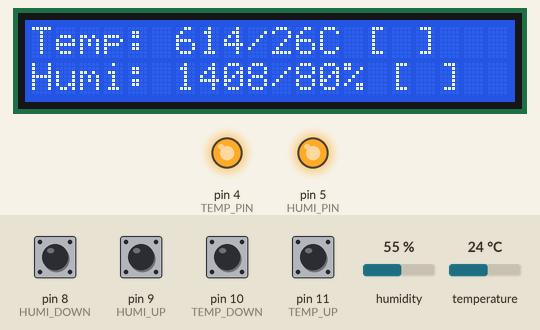
A sketch run on a simulated Arduino Uno, built with avr-gcc and run on an emulated ATmega328P. On the bench: 20×2 character LCD, output pins drawn as LEDs (lit = HIGH). Wiring (inferred from the names in the program): DHT11 sensor: data pin 2. The inputs (shaded band) are chosen by the test bench; at power-on: pin 8 (HUMI_DOWN), pin 9 (HUMI_UP), pin 10 (TEMP_DOWN), pin 11 (TEMP_UP) HIGH, temperature 24 °C, humidity 55 %. What the sketch prints to the serial monitor is not drawn.

Above: at 2.2 s.
2.3 s: temperature set to 2.2 °C
At 4.6 s:
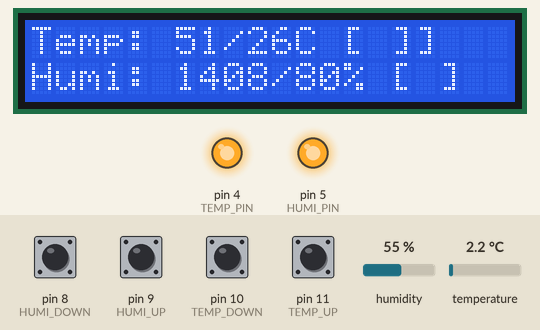
5.2 s: temperature set to 1.7 °C
At 11.3 s:
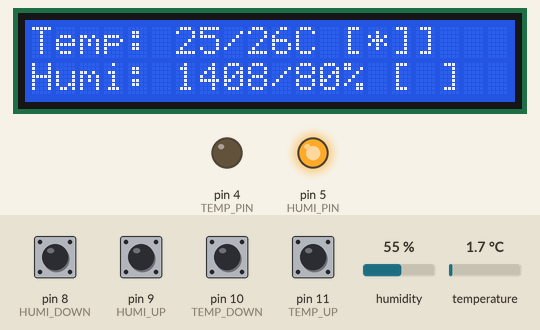
11.4 s: humidity set to 42 %
At 12.8 s:
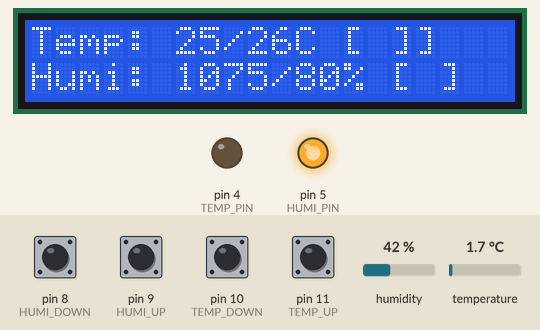
14.6 s: humidity set to 38 %
At 17.7 s:
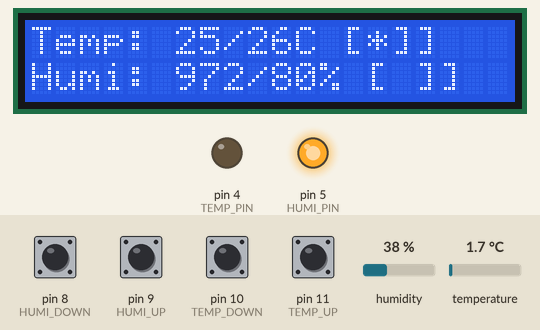
20.8 s: temperature set to 1.1 °C
23.8 s: temperature set to 0.8 °C
At 25.5 s:
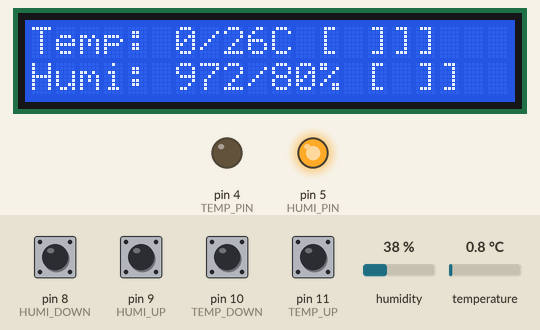
Timing chart, 0 to 27.0 s (numbered marks = the images above; inputs shaded):
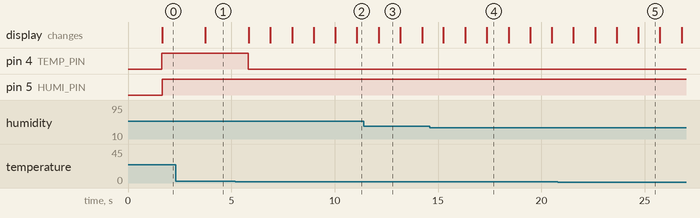

Measured:
- the behaviour switches between 2 and 1.9 °C on temperature (found by bisection; images 1 and 2)
- the behaviour switches between 40 and 39 % on humidity (found by bisection; images 3 and 4)
- the behaviour switches between 1 and 0.9 °C on temperature (found by bisection; images 4 and 5)
- after the input at 2.3 s, the display: changes after 1.4 s (image 1)
- after the input at 5.2 s, pin 4 (TEMP_PIN): HIGH → LOW after 0.63 s; the display: first changes after 0.65 s (image 2 shows a later state)
- after the input at 11.4 s, the display: changes after 0.73 s (image 3)
- after the input at 14.6 s, the display: first differs from a run without the input after 1.7 s (image 4 shows a later state)
- after the input at 23.8 s, the display: changes after 0.90 s (image 5)

The sketch:

TempHumController.ino
```cpp
//YWROBOT
//Compatible with the Arduino IDE 1.0
//Library version:1.1
#include <Wire.h>
#include <LiquidCrystal_I2C.h>

#include "DHT.h"

#define DHTPIN 2        // SDA 핀의 설정
#define DHTTYPE DHT22   // DHT22 (AM2302) 센서종류 설정

#define TEMP_PIN 4  // 온도 히터
#define HUMI_PIN 5  // 가습기 히터

#define TEMP_UP 11 // 온도설정 UP
#define TEMP_DOWN 10 // 온도설정 DOWN
#define HUMI_UP 9 // 습도설정 UP
#define HUMI_DOWN 8 // 습도설정 DOWN

#define TEMP_MAX 50 // 온도 최대치
#define TEMP_MIN 20 // 온도 최저치
#define HUMI_MAX 90 // 습도 최대치
#define HUMI_MIN 40 // 습도 최저치

#define TEMP_CONST_MAX 5 // 습도 조정갑 최대치
#define HUMI_CONST_MAX 5 // 온도 조정값 최대치


LiquidCrystal_I2C lcd(0x27,20,2);  // set the LCD address to 0x27 for a 16 chars and 2 line display

DHT dht(DHTPIN, DHTTYPE);

void setup()
{
  lcd.init();                      // initialize the lcd
  //lcd.init();
  // Print a message to the LCD.
  lcd.backlight();
  lcd.setCursor(0,0);
  lcd.print("Temp & Humid CTL");
  lcd.setCursor(0,1);
  lcd.print("by winchild");

  delay (1000);

  // 히터 릴레이 초기화
  pinMode (TEMP_PIN, OUTPUT);
  pinMode (HUMI_PIN, OUTPUT);

  // 온도 및 습도설정용 스위치, 아두이노 풀업저항 사용
  pinMode(TEMP_UP,INPUT_PULLUP);
  pinMode(TEMP_DOWN,INPUT_PULLUP);
  pinMode(HUMI_UP,INPUT_PULLUP);
  pinMode(HUMI_DOWN,INPUT_PULLUP);


  Serial.begin(115200);
  Serial.println("Temperature Humidity Controller start!!!");

  dht.begin();
}

int dh = 80; // target humidity
int dt = 26; // target temperature

int setting = 0; //1;
int toggle = 0;
//int humi_opr = 0; //1;
//int temp_opr = 1; //0;

int t_const = 0;  // 온도 보정수치 - 가열식이므로 잠열에 의한 온도 상승 보정치
int h_const = 5;  // 가습 보정수치 - 가열식이므로 잠열에 의한 온도 상승 보정치

void loop() {

  int temp_up, temp_down;
  int humi_up, humi_down;

  Serial.print("Setting: "); Serial.println(setting);

  // 센서의 온도와 습도를 읽어온다.
  int h = dht.readHumidity();
  int t = dht.readTemperature();

  Serial.print("Temperature:"); Serial.print(t); Serial.print("% Target: "); Serial.print(dt);
  Serial.print("% Adjust: "); Serial.println(t_const);
  Serial.print("Humidity:"); Serial.print(h); Serial.print("% Target: "); Serial.print(dh);
  Serial.print("% Adjust: "); Serial.println(h_const);

  if (isnan(t) || isnan(h)) {
    //값 읽기 실패시 시리얼 모니터 출력
    Serial.println("Failed to read from DHT");
    lcd.setCursor (0,0); lcd.print("Value Get Error");
  } else {

    // 온도 표시 LCD 출력
    lcd.setCursor (0,0); lcd.print("Temp: ");lcd.print(t);lcd.print("/");
    if (setting) {
        lcd.print(t_const);
        lcd.print (" ");
    }
    else lcd.print(dt);
    lcd.print ("C [");
    if ((t+t_const) < dt) {
      digitalWrite (TEMP_PIN, LOW); // ON
      if (toggle) lcd.print("*");
      else lcd.print (" ");
    }
    else {
      digitalWrite (TEMP_PIN, HIGH); // OFF
      lcd.print(" ");
    }
    lcd.print ("]");

    // 습도 표시 LCD 출력
    lcd.setCursor (0,1); lcd.print("Humi: ");lcd.print(h);lcd.print("/");
    if (setting) {
        lcd.print(h_const);
        lcd.print(" ");
    }
    else lcd.print(dh);
    lcd.print ("% [");
    if ((h+h_const) < dh) {
      digitalWrite (HUMI_PIN, LOW);  // ON
      if (toggle) lcd.print("*");
      else lcd.print(" ");
    }
    else {
      digitalWrite (HUMI_PIN, HIGH);  // OFF
      lcd.print(" ");
    }
    lcd.print ("]");

  }


  // 깜박임을 표시하기 위한 토글 플래그
  if (toggle) toggle = 0;
  else toggle = 1;

  humi_up = digitalRead (HUMI_UP);
  humi_down = digitalRead (HUMI_DOWN);
  Serial.print("HUMI UP:"); Serial.print(humi_up); Serial.print(" DOWN: "); Serial.println(humi_down);

  temp_up = digitalRead (TEMP_UP);
  temp_down = digitalRead (TEMP_DOWN);
  Serial.print("TEMP UP:"); Serial.print(temp_up); Serial.print(" DOWN: "); Serial.println(temp_down);

  if (temp_up == LOW && humi_up == LOW) {
    if (setting) setting = 0;
    else setting = 1;
  }
  else
  {
    if (setting)
    {
      if (temp_up == LOW && t_const < TEMP_CONST_MAX) t_const++;
      if (temp_down == LOW && t_const > 0) t_const--;
      if (humi_up == LOW && h_const < HUMI_CONST_MAX) h_const++;
      if (humi_down == LOW && h_const > 0) h_const--;
    }
    else
    {
      if (temp_up == LOW && dt < TEMP_MAX) dt++;
      if (temp_down == LOW && dt > TEMP_MIN) dt--;
      if (humi_up == LOW && dh < HUMI_MAX) dh++;
      if (humi_down == LOW && dh > HUMI_MIN) dh--;
    }


  }

  delay(500);
}
```

DHT.cpp
```cpp
// (licence header left out)
#include "DHT.h"

DHT::DHT(uint8_t pin, uint8_t type, uint8_t count) {
  _pin = pin;
  _type = type;
  _count = count;
  firstreading = true;
}

void DHT::begin(void) {
  // set up the pins!
  pinMode(_pin, INPUT);
  digitalWrite(_pin, HIGH);
  _lastreadtime = 0;
}

//boolean S == Scale.  True == Farenheit; False == Celcius
float DHT::readTemperature(bool S) {
  float f;

  if (read()) {
    switch (_type) {
    case DHT11:
      f = data[2];
      if(S)
      	f = convertCtoF(f);

      return f;
    case DHT22:
    case DHT21:
      f = data[2] & 0x7F;
      f *= 256;
      f += data[3];
      f /= 10;
      if (data[2] & 0x80)
	f *= -1;
      if(S)
	f = convertCtoF(f);

      return f;
    }
  }
  Serial.print("Read fail");
  return NAN;
}

float DHT::convertCtoF(float c) {
	return c * 9 / 5 + 32;
}

float DHT::readHumidity(void) {
  float f;
  if (read()) {
    switch (_type) {
    case DHT11:
      f = data[0];
      return f;
    case DHT22:
    case DHT21:
      f = data[0];
      f *= 256;
      f += data[1];
      f /= 10;
      return f;
    }
  }
  Serial.print("Read fail");
  return NAN;
}


boolean DHT::read(void) {
  uint8_t laststate = HIGH;
  uint8_t counter = 0;
  uint8_t j = 0, i;
  unsigned long currenttime;

  // pull the pin high and wait 250 milliseconds
  digitalWrite(_pin, HIGH);
  delay(250);

  currenttime = millis();
  if (currenttime < _lastreadtime) {
    // ie there was a rollover
    _lastreadtime = 0;
  }
  if (!firstreading && ((currenttime - _lastreadtime) < 2000)) {
    return true; // return last correct measurement
    //delay(2000 - (currenttime - _lastreadtime));
  }
  firstreading = false;
  /*
    Serial.print("Currtime: "); Serial.print(currenttime);
    Serial.print(" Lasttime: "); Serial.print(_lastreadtime);
  */
  _lastreadtime = millis();

  data[0] = data[1] = data[2] = data[3] = data[4] = 0;

  // now pull it low for ~20 milliseconds
  pinMode(_pin, OUTPUT);
  digitalWrite(_pin, LOW);
  delay(20);
  cli();
  digitalWrite(_pin, HIGH);
  delayMicroseconds(40);
  pinMode(_pin, INPUT);

  // read in timings
  for ( i=0; i< MAXTIMINGS; i++) {
    counter = 0;
    while (digitalRead(_pin) == laststate) {
      counter++;
      delayMicroseconds(1);
      if (counter == 255) {
        break;
      }
    }
    laststate = digitalRead(_pin);

    if (counter == 255) break;

    // ignore first 3 transitions
    if ((i >= 4) && (i%2 == 0)) {
      // shove each bit into the storage bytes
      data[j/8] <<= 1;
      if (counter > _count)
        data[j/8] |= 1;
      j++;
    }

  }

  sei();

  /*
  Serial.println(j, DEC);
  Serial.print(data[0], HEX); Serial.print(", ");
  Serial.print(data[1], HEX); Serial.print(", ");
  Serial.print(data[2], HEX); Serial.print(", ");
  Serial.print(data[3], HEX); Serial.print(", ");
  Serial.print(data[4], HEX); Serial.print(" =? ");
  Serial.println(data[0] + data[1] + data[2] + data[3], HEX);
  */

  // check we read 40 bits and that the checksum matches
  if ((j >= 40) &&
      (data[4] == ((data[0] + data[1] + data[2] + data[3]) & 0xFF)) ) {
    return true;
  }


  return false;

}
```

DHT.h
```cpp
#ifndef DHT_H
#define DHT_H
#if ARDUINO >= 100
 #include "Arduino.h"
#else
 #include "WProgram.h"
#endif

/* DHT library

MIT license
written by Adafruit Industries
*/

// how many timing transitions we need to keep track of. 2 * number bits + extra
#define MAXTIMINGS 85

#define DHT11 11
#define DHT22 22
#define DHT21 21
#define AM2301 21

class DHT {
 private:
  uint8_t data[6];
  uint8_t _pin, _type, _count;
  boolean read(void);
  unsigned long _lastreadtime;
  boolean firstreading;

 public:
  DHT(uint8_t pin, uint8_t type, uint8_t count=6);
  void begin(void);
  float readTemperature(bool S=false);
  float convertCtoF(float);
  float readHumidity(void);

};
#endif
```
